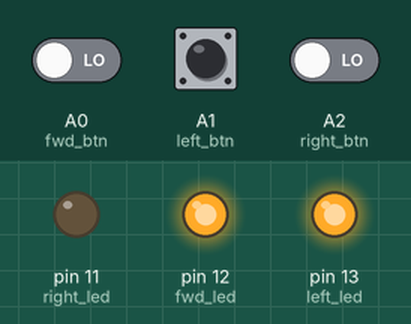
The sketch below on a simulated Arduino Uno, built with avr-gcc and run on an emulated ATmega328P. Parts: output pins drawn as LEDs (lit = HIGH). Inputs (shaded band) come from the test bench; at power-on: A0 (fwd_btn) LOW, A2 (right_btn) LOW, A1 (left_btn) LOW.

Above: at 1.2 s.
1.3 s: A0 (fwd_btn) driven HIGH and A2 (right_btn) driven HIGH
At 2.3 s:
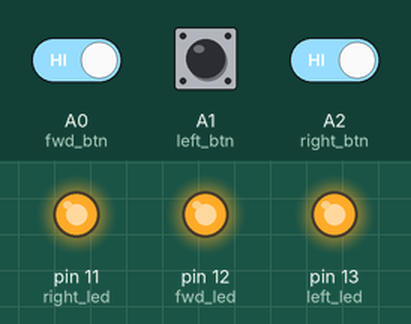
Timing chart, 0 to 4.3 s (numbered marks = the images above; inputs shaded):
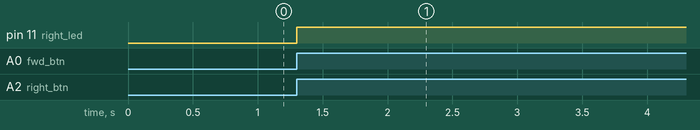

Measured:
- after the input at 1.3 s, pin 11 (right_led): LOW → HIGH at once

The sketch:

mazeduino.pde
```cpp
#define fwd_btn A0
#define left_btn A1
#define right_btn A2
#define fwd_led 12
#define left_led 13
#define right_led 11

const int up = 0;
const int right = 1;
const int down = 2;
const int left = 3;

const int maze_width = 6;
const int maze_height = 6;


char maze_map[] = "\
 _ _ _ _ _ _ \
 A|_|_|_|_|_|\
| |   |_|_|_|\
|_ _| |_|   |\
|_|_| |_| | |\
|_|_|   | | |\
|_|_|_|_ _|B ";


int maze[maze_width][maze_height][4];
int x, y;
int endx, endy;
int orientation = right;

void setup() {
  /**
   * Parse the maze_map file into the maze variable.
   */
  int maze_map_width = maze_width*2+1;
  for(int row = 1; row <= maze_height; row++) {
    for(int column = 0; column < maze_width; column++) {
      // space[0] = top, space[1] = right, space[2] = bottom, space[3] = left
      maze[column][row-1][0] = ((maze_map[(row-1)*maze_map_width+column*2+1] == '_') ? 1 : 0);
      maze[column][row-1][1] = ((maze_map[row*maze_map_width+column*2+2] == '|') ? 1 : 0);
      maze[column][row-1][2] = ((maze_map[row*maze_map_width+column*2+1] == '_') ? 1 : 0);
      maze[column][row-1][3] = ((maze_map[row*maze_map_width+column*2] == '|') ? 1 : 0);

      if (maze[column][row-1][2] == 'A') {
        x = column;
        y = row-1;
      }
      if (maze[column][row-1][2] == 'B') {
        endx = column;
        endy = row-1;
      }
    }
  }

  pinMode(fwd_led, OUTPUT);
  pinMode(left_led, OUTPUT);
  pinMode(right_led, OUTPUT);
  pinMode(fwd_btn, INPUT);
  pinMode(left_btn, INPUT);
  pinMode(right_btn, INPUT);

  update_display();
}

void loop() {
  if (digitalRead(fwd_btn) == HIGH) {
    forward();
    update_display();
  } else if (digitalRead(left_btn) == HIGH) {
    turn_left();
  } else if (digitalRead(right_btn) == HIGH) {
    turn_right();
  }

}

void update_display() {
  int forward = maze[x][y][orientation];
  int left = maze[x][y][(orientation+4)%4];
  int right = maze[x][y][(orientation+1)%4];
  digitalWrite(fwd_led, forward ? HIGH : LOW);
  digitalWrite(left_led, left ? HIGH : LOW);
  digitalWrite(right_led, right ? HIGH : LOW);
}

void forward() {
  if (orientation == up && y > 0 && maze[x][y][0] == 0) y--;
  if (orientation == right && x < maze_width && maze[x][y][1] == 0) x++;
  if (orientation == down && y < maze_height && maze[x][y][2] == 0) y++;
  if (orientation == left && x > 0 && maze[x][y][3] == 0) x--;
}
void turn_left() {
  orientation = (orientation + 4) % 4;
}
void turn_right() {
  orientation = (orientation + 1) % 4;
}
```
